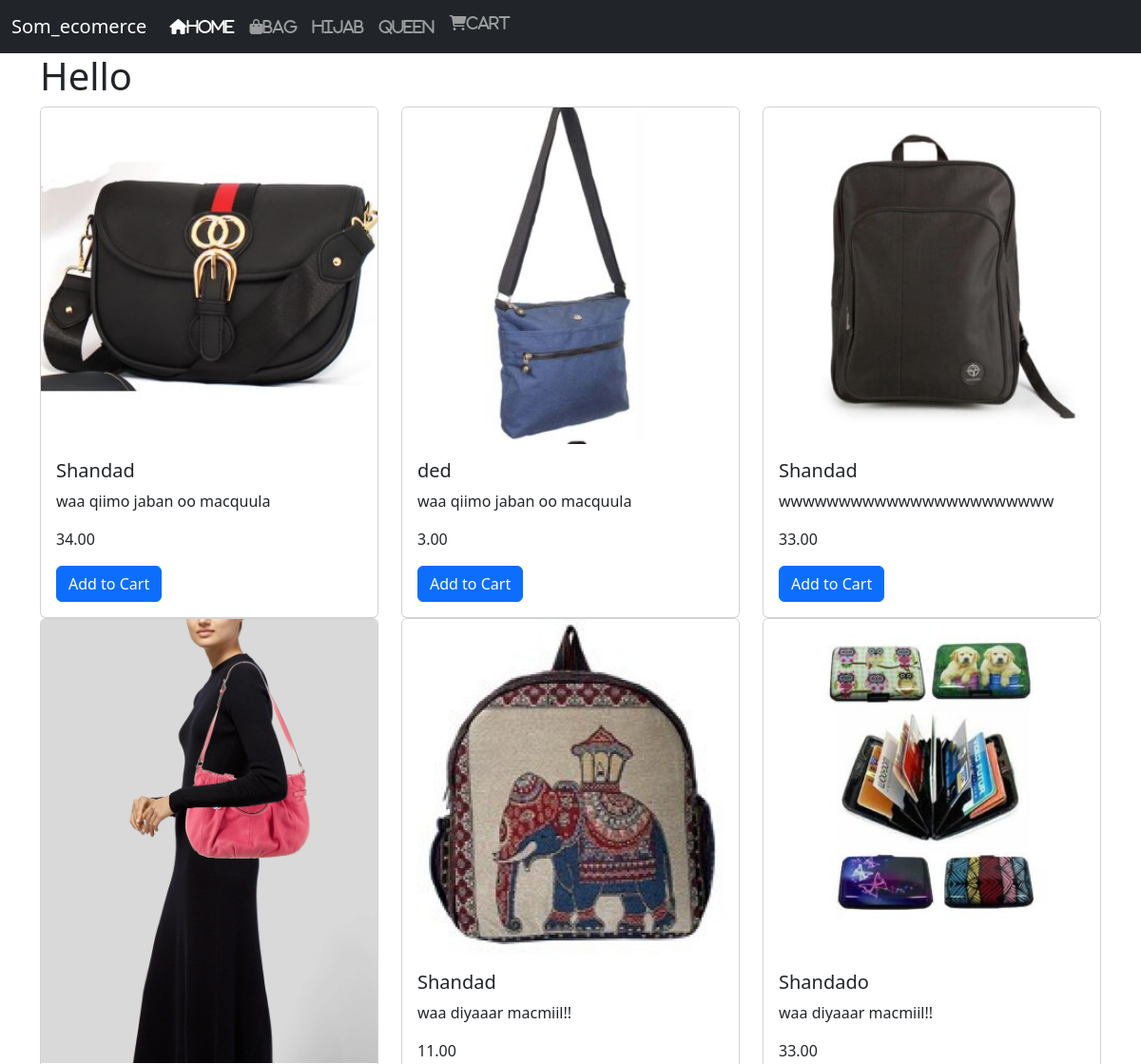
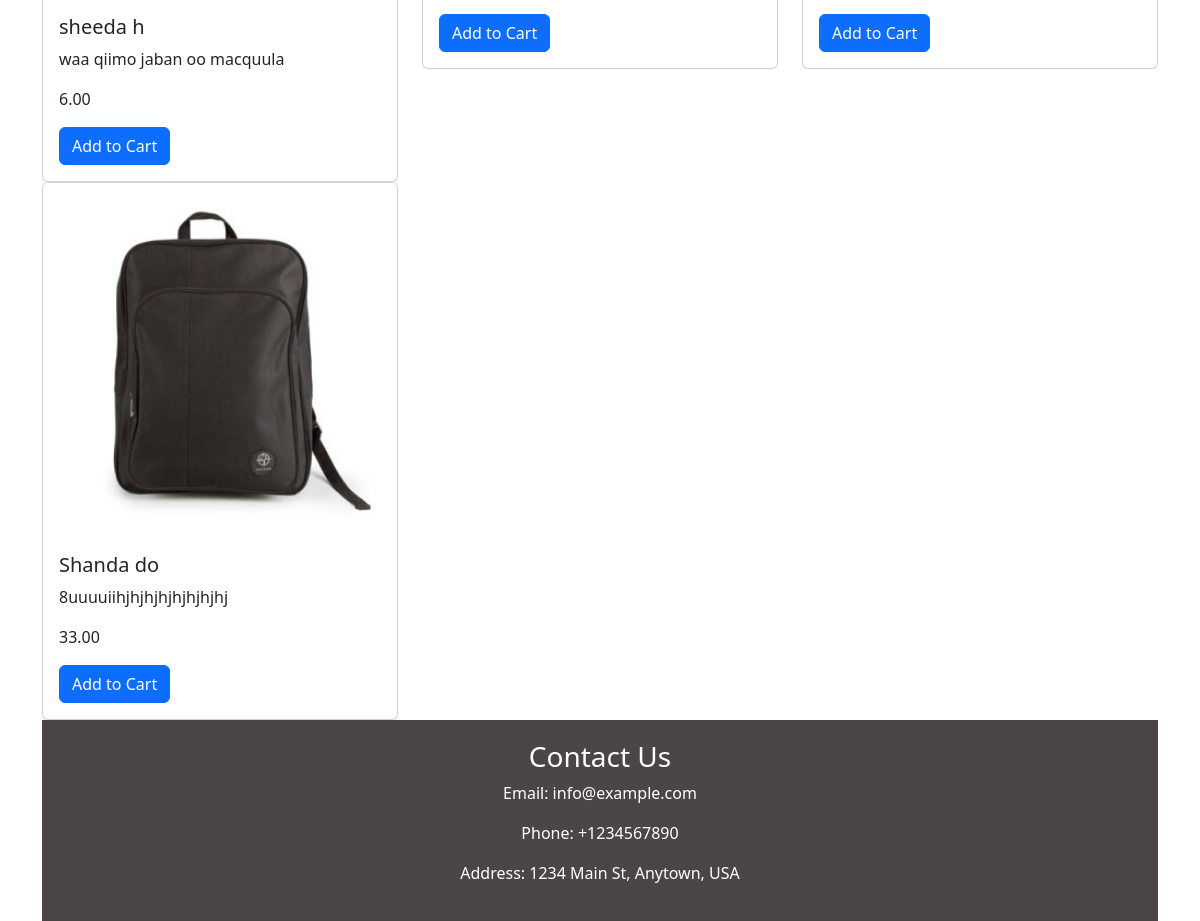
/Bag/, run on the app's committed database (2 pictures, top to bottom).
### Suuq/models.py (models this page shows, shortened)
class Product(models.Model):
    name = models.CharField(max_length=100)
    price = models.DecimalField(max_digits=10, decimal_places=2)
    description = models.TextField()
    image = models.ImageField(upload_to='images')
    category = models.ForeignKey(Category, on_delete=models.CASCADE)

### Suuq/views.py (the view)
# urls.py: path('Bag/', views.Bag, name='Bag'),
def Bag(request):
    products = Product.objects.filter(category__name='Bag')
    return render(request, 'alabeysi/Bag.html', {'products': products,})

### Suuq/Templates/alabeysi/Bag.html
{% extends 'Base.html' %}
{% block content %}
<h1>Hello</h1>
<div class="row">
    {% for product in products %}
    <div class="col-md-4">
        <div class="card">
            <img src="{{ product.image.url }}" class="card-img-top" alt="{{ product.name }}">
            <div class="card-body">
                <h5 class="card-title">{{ product.name }}</h5>
                <p class="card-text">{{ product.description }}</p>
                <p class="card-text">{{ product.price }}</p>
                <a href="{% url 'add_to_cart' product.id %}" class="btn btn-primary">Add to Cart</a>
            </div>
        </div>
    </div>
    {% endfor %}
</div>
{% endblock %}

### data on the page
Product: image (picture), name "Shandad", description "waa qiimo jaban oo macquula", price "34.00"
Product: image (picture), name "ded", description "waa qiimo jaban oo macquula", price "3.00"
Product: image (picture), name "Shandad", description "wwwwwwwwwwwwwwwwwwwwwww", price "33.00"
Product: image (picture), name "sheeda h", description "waa qiimo jaban oo macquula", price "6.00"
Product: image (picture), name "Shandad", description "waa diyaaar macmiil!!", price "11.00"
Product: image (picture), name "Shandado", description "waa diyaaar macmiil!!", price "33.00"
Product: image (picture), name "Shanda do", description "8uuuuiihjhjhjhjhjhjhjhj", price "33.00"
